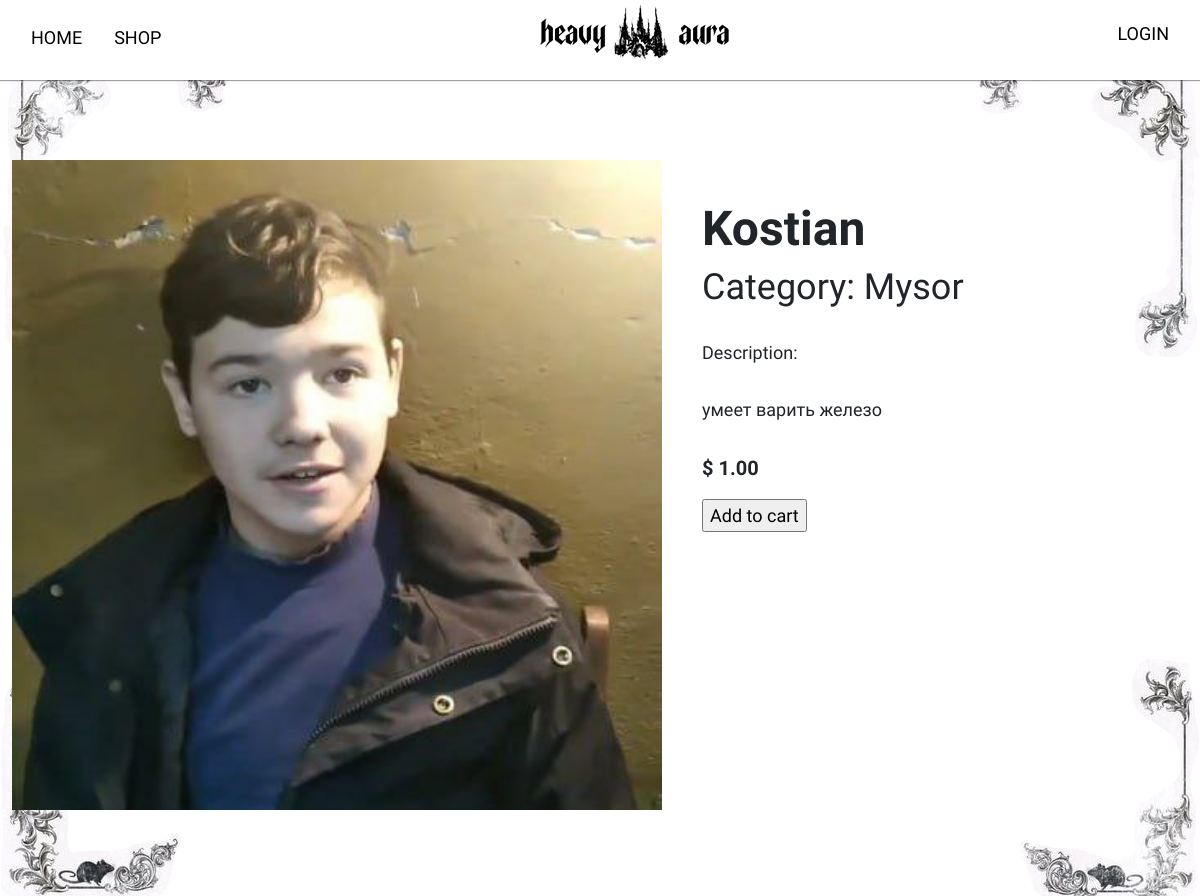
Page /shop/kostian/ on the committed database.
### main/models.py (models this page shows, shortened)
class Product(models.Model):
    category = models.ForeignKey(Category,
                                 related_name='products',
                                 on_delete=models.CASCADE)
    name = models.CharField(max_length=50)
    slug = models.SlugField(max_length=50)
    image = models.ImageField(upload_to='products/%Y/%m/%d',
                              blank=True)
    description = models.TextField(blank=True)
    price = models.DecimalField(max_digits=10,
                                decimal_places=2)
    available = models.BooleanField(default=True)
    created = models.DateTimeField(auto_now_add=True)
    updated = models.DateTimeField(auto_now=True)
    discount = models.DecimalField(default=0.00, max_digits=4,
                                   decimal_places=2)
    class Meta:
        ordering = ['name']
        indexes = [
            models.Index(fields=['id', 'slug']),
            models.Index(fields=['name']),
            models.Index(fields=['-created']),
        ]

class Category(models.Model):
    name = models.CharField(max_length=20,
                            unique=True)
    slug = models.SlugField(max_length=20,
                            unique=True)
    class Meta:
        ordering = ['name']
        indexes = [models.Index(fields=['name'])]
        verbose_name = 'category'
        verbose_name_plural = 'categories'
    def __str__(self):
        return self.name

### main/views.py (the view)
# urls.py: path('shop/<slug:slug>/', views.product_detail,
def product_detail(request, slug):
    product = get_object_or_404(Product,
                                slug=slug,
                                available=True)
    return render(request,
                  'main/product/detail.html',
                  {'product': product})

### main/templates/main/product/detail.html (shortened to what this page needs)
{% extends "main/base.html" %}
{% load static %}
{% block content %}
    <div class="detail-product d-flex">
        <div class="detail-img">
            <img src="{% if product.image %}{{ product.image.url }}{% else %}{% static 'img/noimage.jpg' %}{% endif %}" alt="" class="detail-image">
        </div>
        <div class="detail-description">
            <h2>{{ product.name }}</h2>
            <h3>Category: {{ product.category }}</h3>
            <p>Description: {{ product.description|linebreaks }}</p>
            {% if product.discount %}
                <div class="cart-discount d-flex gap-2">
                    <p class="line">$ {{ product.price }}</p>
                    <p>$ {{ product.sell_price }}</p>
                </div>
            {% else %}
                <p class="price">$ {{ product.price }}</p>
            {% endif %}
            <form action="{% url "cart:cart_add" product.id %}" class="qform" method="post">
                <input type="submit" class="add-to-cart-btn" value="Add to cart">
            </form>
        </div>
    </div>
{% endblock content %}

### main/static/css/base.css (style rules this page uses)
:root { --box-shadow: 0px 1px 1px rgba(0, 0, 0, 0.363); }
body { font-family: "Carrois Gothic SC", sans-serif; font-size: 18px; padding: 0; margin: 0; overflow-x: hidden; }
h2 { font-size: 48px; font-weight: 600; }
h3 { font-size: 36px; }
.price { font-size: 20px; font-weight: 700; margin-top: -10px; }
.detail-image { width: 650px; height: 650px; }
.detail-product { margin-top: 80px; }
.detail-description { margin-left: 40px; margin-top: 40px; }
.detail-description p { margin-top: 30px; max-width: 700px; }

### rows in the picture
Product: image (picture), name "Kostian", category "Mysor", description "умеет варить железо", price "1.00"
